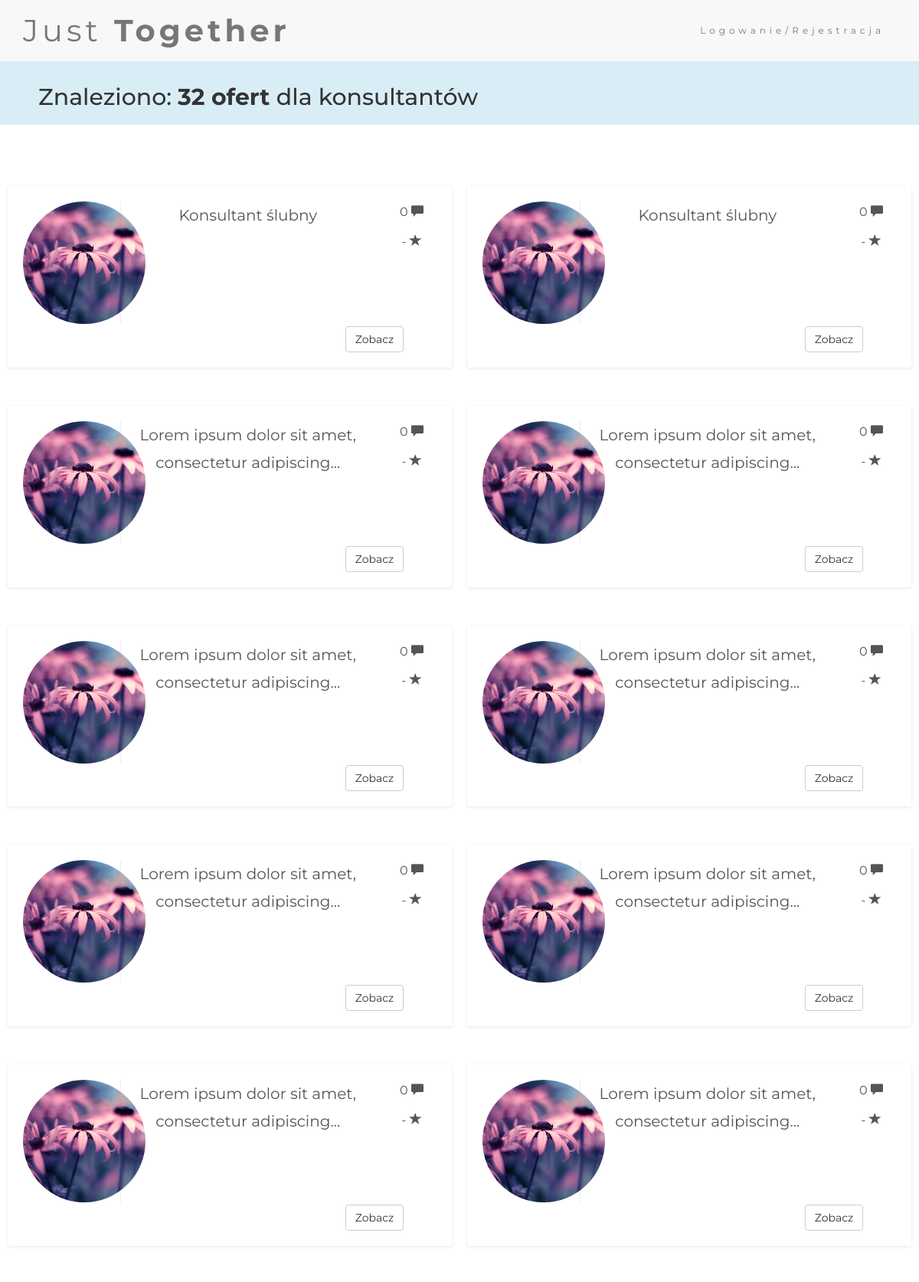
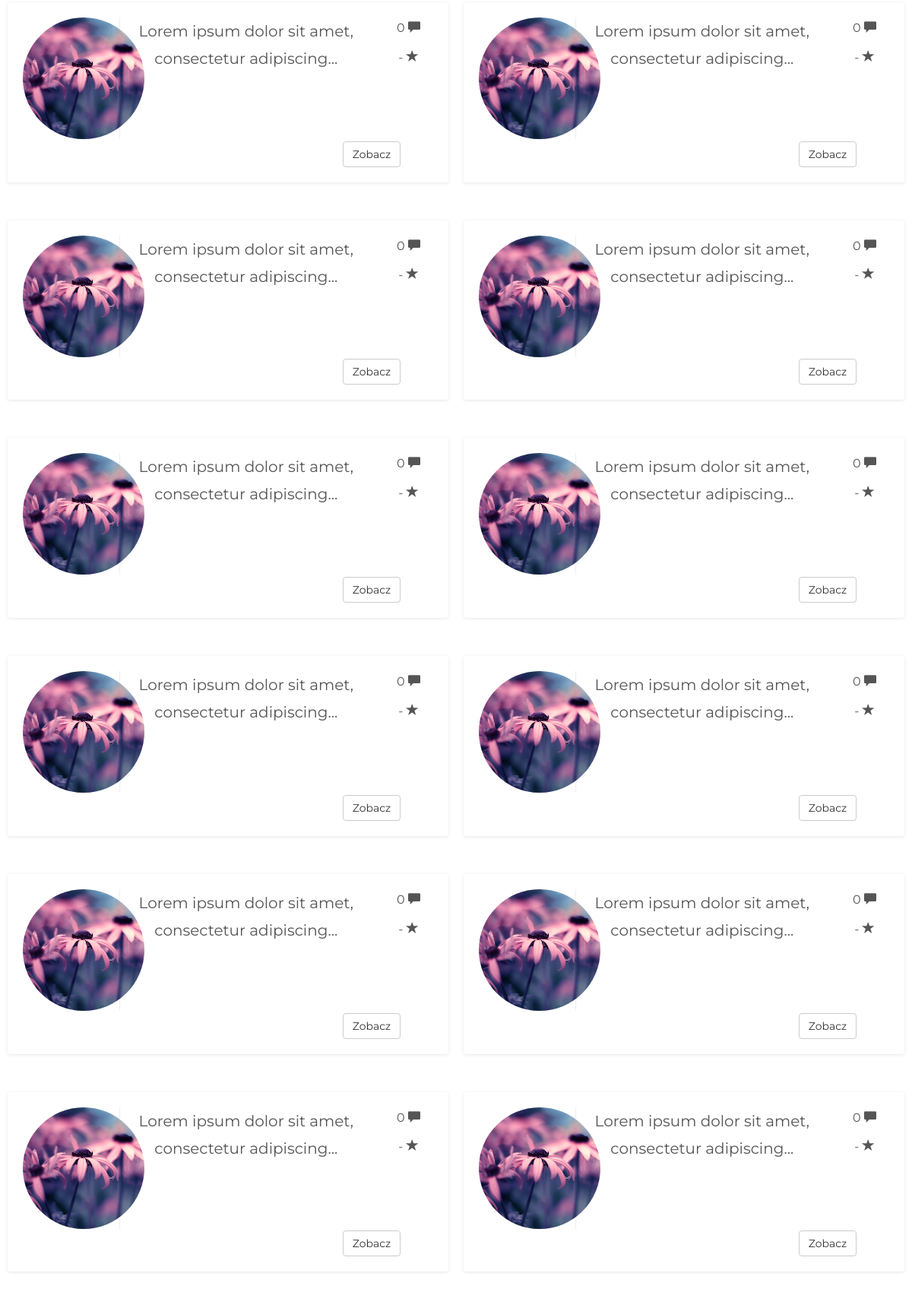
Page /main.php?type=consultant_details (upper part) on the committed database (2 pictures, top to bottom).
### tables this page shows
CREATE TABLE `consultant_details` (
  `id` int(11) NOT NULL,
  `first_name` varchar(32) NOT NULL,
  `last_name` varchar(32) NOT NULL,
  `description` varchar(512) DEFAULT NULL,
  `price` float DEFAULT NULL,
  `state` varchar(128) DEFAULT NULL,
  `city` varchar(128) DEFAULT NULL,
  `street` varchar(128) DEFAULT NULL,
  `img_src` varchar(128) DEFAULT NULL
);

### weselaPAW/main_display.php (the view)
<?php
class main_display
{
    public function displayOfferBlock($desc, $path, $id, $type, $last, $commentsAmount, $rate)
    {
        if ($last) {
            $col = 12;
        } else {
            $col = 6;
        }
        if ($rate == '') {
            $rate = '-';
        }
        if (strlen($desc) > 60) {
            $desc = substr($desc, 0, 50) . '...';
        }
        echo '<div class="col-md-' . $col . '" style="padding: 10px;">
    <div class="form-group">
        <div class="card-box">
            <div class="row">
                <div class="col-md-3" style="border-right: 1px solid #eee;">
                    <img src="' . $path . '"
                         class="img-circle">
                </div>
                <div class="col-md-7">' . $desc . '</div>
                <div class="col-md-2">
                    <p> ' . $commentsAmount . ' <span class="glyphicon glyphicon-comment" data-toggle="tooltip" data-placement="right"
                                title="Komentarzy"></span></p>
                    <p> ' . $rate . ' <span class="glyphicon glyphicon-star" data-toggle="tooltip" data-placement="right"
                                 title="Ocena"></span></p>
                </div>
            </div>
            <a href="offert.php?type=' . $type . '&id=' . $id . '">
                <button type="button" class="btn btn-default" style="margin-left: 70%;">Zobacz</button>
            </a>
        </div>
    </div>
</div>';
    }
}

### main.php (shortened to what this page needs)
<?php
require('weselaPAW/functions.php');
require('weselaPAW/main_display.php');
$functions = new functions('PDO');
$main_display = new main_display();
$type = $_GET['type'];
$type_name = "";
$comments = '';
$conIdWithMainTable = '';
if ($type == 'consultant_details') {
    $type_name = "konsultantów";
    $comments = "consultant_reviews";
    $conIdWithMainTable = 'consultant_id';
} elseif ($type == 'couple_transport_details') {
    $type_name = "tranportu dla par";
    $comments = "couple_transport_reviews";
    $conIdWithMainTable = 'couple_transport_id';
} elseif ($type == 'guest_transport_details') {
    $type_name = "transportu dla gości";
    $comments = "guest_transport_reviews";
    $conIdWithMainTable = 'guest_transport_id';
} elseif ($type == 'music_details') {
    $type_name = "muzyki";
    $comments = "music_reviews";
    $conIdWithMainTable = 'music_id';
} elseif ($type == 'photo_detail') {
    $type_name = "fotografów";
    $comments = "photo_reviews";
    $conIdWithMainTable = 'photo_id';
} elseif ($type == 'place_details') {
    $type_name = "miejsc";
    $comments = "place_reviews";
    $conIdWithMainTable = 'place_id';
} elseif ($type == 'type_details') {
    $type_name = "typów";
    $comments = "type_reviews";
    $conIdWithMainTable = 'type_id';
}
$state = null;
$dbConn = $functions->db;
$query = null;
$count = 0;
if ($state == null) {
    $query = $dbConn->prepare('SELECT * FROM ' . $type);
    $query->setFetchMode(PDO::FETCH_ASSOC);
    $query->execute();
} else {
    $query = $dbConn->prepare('SELECT * FROM ' . $type . '  WHERE state = :state');
    $query->bindParam(':state', $state);
    $query->setFetchMode(PDO::FETCH_ASSOC);
    $query->execute();
}
?>
<!DOCTYPE html>
<html lang="pl">
<head>
</head>
<body>
<?php
$allRecords = null;
if ($query->fetch() != null) {
    $count = $query->rowCount();
}
if ($count > 0) {
    $query->execute();
    $allRecords = $query->fetchAll(PDO::FETCH_ASSOC);
}
?>
<div class="container-fluidy bg-<?php if ($count > 0) echo 'info';
else echo 'danger'; ?> text-center">
    <h2 class="liczba">Znaleziono: <strong><?php echo $count; ?> ofert </strong>dla <?php echo $type_name; ?></h2>
</div>
<?php
if ($count == 0) {
    echo '<br/><br/><br/><br/>';
    echo '<h1 class="text-center" style="font-size: 72px">( ◕ ʖ̯ ◕ )</h1>';
    echo '<br/><br/><br/><br/>';
    echo '<a href="index.php" class="btn btn-primary" style="width:100%">Powróć na stronę główną</a>';
} else {
    echo '<div class="container-fluid bg-3 text-center">';
    for ($i = 0; $i < $count; $i++) {
        echo '<div class="row">';
        if ($i + 1 < $count) {
            $lastRow = false;
        } else {
            $lastRow = true;
        }
        if ($i + 1 < $count) {
            for ($j = 0; $j < 2; $j++) {
                $index = $allRecords[$i + $j]['id'];
                $query = $dbConn->prepare('SELECT count(*) as \'count\' FROM ' . $comments . ' WHERE ' . $conIdWithMainTable . ' = :typeId');
                $query->bindParam(':typeId', $index);
                $query->setFetchMode(PDO::FETCH_ASSOC);
                $query->execute();
                $commCount = ($query->fetch())['count'];
                $query = $dbConn->prepare('SELECT round(avg(rate), 2) as \'rate\' FROM ' . $comments . ' WHERE ' . $conIdWithMainTable . ' = :typeId');
                $query->bindParam(':typeId', $index);
                $query->setFetchMode(PDO::FETCH_ASSOC);
                $query->execute();
                $rateCount = ($query->fetch())['rate'];
                $main_display->displayOfferBlock($allRecords[$i + $j]['description'], $allRecords[$i + $j]['img_src'], $allRecords[$i + $j]['id'], $type, $lastRow, $commCount, $rateCount);
            }
            $i++;
        }
        echo '</div>';
    }
    echo '</div>';
}
?>
</body>
</html>

### style.css (style rules this page uses)
body { font: 20px Montserrat, sans-serif; line-height: 1.8; }
p { font-size: 16px; }
.bg-3 { background-color: #ffffff; color: #555555; }
.container-fluid { padding-top: 70px; padding-bottom: 70px; }
.container-fluidy { padding-top: 10px; padding-bottom: 10px; }
a { text-decoration: none; color: #fff; }
.card-box { padding: 20px; -webkit-box-shadow: 0 1px 4px 0 rgba(0, 0, 0, 0.1); box-shadow: 0 1px 4px 0 rgba(0, 0, 0, 0.1); border-radius: 3px; margin-bottom: 30px; background-clip: padding-box; background-color: #ffffff; word-wrap: break-word; }
.liczba { text-align: left; margin-left: 50px; }
.img-circle { height: 160px; width: 160px; }

### rows in the picture
consultant_details: img_src (picture), description "Konsultant ślubny"
consultant_details: img_src (picture), description "Konsultant ślubny"
consultant_details: img_src (picture), description "Lorem ipsum dolor sit amet, consectetur adipiscing..."
consultant_details: img_src (picture), description "Lorem ipsum dolor sit amet, consectetur adipiscing..."
consultant_details: img_src (picture), description "Lorem ipsum dolor sit amet, consectetur adipiscing..."
consultant_details: img_src (picture), description "Lorem ipsum dolor sit amet, consectetur adipiscing..."
consultant_details: img_src (picture), description "Lorem ipsum dolor sit amet, consectetur adipiscing..."
consultant_details: img_src (picture), description "Lorem ipsum dolor sit amet, consectetur adipiscing..."
consultant_details: img_src (picture), description "Lorem ipsum dolor sit amet, consectetur adipiscing..."
consultant_details: img_src (picture), description "Lorem ipsum dolor sit amet, consectetur adipiscing..."
consultant_details: img_src (picture), description "Lorem ipsum dolor sit amet, consectetur adipiscing..."
consultant_details: img_src (picture), description "Lorem ipsum dolor sit amet, consectetur adipiscing..."
consultant_details: img_src (picture), description "Lorem ipsum dolor sit amet, consectetur adipiscing..."
consultant_details: img_src (picture), description "Lorem ipsum dolor sit amet, consectetur adipiscing..."
consultant_details: img_src (picture), description "Lorem ipsum dolor sit amet, consectetur adipiscing..."
consultant_details: img_src (picture), description "Lorem ipsum dolor sit amet, consectetur adipiscing..."
consultant_details: img_src (picture), description "Lorem ipsum dolor sit amet, consectetur adipiscing..."
consultant_details: img_src (picture), description "Lorem ipsum dolor sit amet, consectetur adipiscing..."
consultant_details: img_src (picture), description "Lorem ipsum dolor sit amet, consectetur adipiscing..."
consultant_details: img_src (picture), description "Lorem ipsum dolor sit amet, consectetur adipiscing..."
consultant_details: img_src (picture), description "Lorem ipsum dolor sit amet, consectetur adipiscing..."
consultant_details: img_src (picture), description "Lorem ipsum dolor sit amet, consectetur adipiscing..."

### other values in the picture
$count "32"
$type_name "konsultantów"
$commentsAmount "0"
